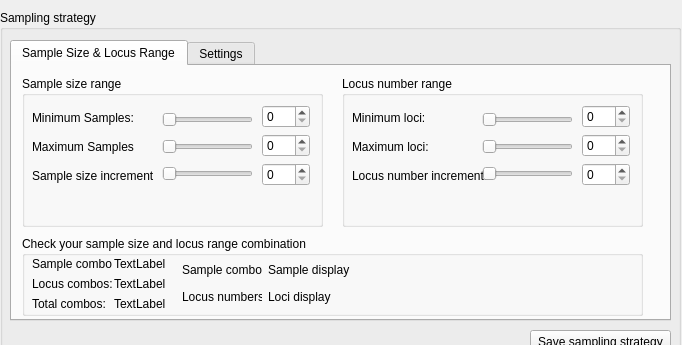
      <widget class="QWidget" name="page_8">
       <property name="geometry">
        <rect>
         <x>0</x>
         <y>0</y>
         <width>682</width>
         <height>345</height>
        </rect>
       </property>
       <attribute name="label">
        <string>Step 5 - Create / modify sampling strategy</string>
       </attribute>
       <widget class="QGroupBox" name="groupBox_28">
        <property name="geometry">
         <rect>
          <x>0</x>
          <y>10</y>
          <width>681</width>
          <height>351</height>
         </rect>
        </property>
        <property name="title">
         <string>Sampling strategy</string>
        </property>
        <widget class="QPushButton" name="pushButton_9">
         <property name="geometry">
          <rect>
           <x>530</x>
           <y>320</y>
           <width>141</width>
           <height>23</height>
          </rect>
         </property>
         <property name="text">
          <string>Save sampling strategy</string>
         </property>
        </widget>
        <widget class="QTabWidget" name="tabWidget_4">
         <property name="geometry">
          <rect>
           <x>10</x>
           <y>30</y>
           <width>661</width>
           <height>281</height>
          </rect>
         </property>
         <property name="currentIndex">
          <number>0</number>
         </property>
         <widget class="QWidget" name="tab_5">
          <attribute name="title">
           <string>Sample Size &amp;&amp; Locus Range</string>
          </attribute>
          <widget class="QGroupBox" name="groupBox_29">
           <property name="geometry">
            <rect>
             <x>10</x>
             <y>10</y>
             <width>301</width>
             <height>151</height>
            </rect>
           </property>
           <property name="title">
            <string>Sample size range</string>
           </property>
           <widget class="QWidget" name="layoutWidget_43">
            <property name="geometry">
             <rect>
              <x>10</x>
              <y>30</y>
              <width>130</width>
              <height>81</height>
             </rect>
            </property>
            <layout class="QVBoxLayout" name="verticalLayout_43">
             <item>
              <widget class="QLabel" name="label_61">
               <property name="text">
                <string>Minimum Samples:</string>
               </property>
              </widget>
             </item>
             <item>
              <widget class="QLabel" name="label_62">
               <property name="text">
                <string>Maximum Samples</string>
               </property>
              </widget>
             </item>
             <item>
              <widget class="QLabel" name="label_63">
               <property name="text">
                <string>Sample size increment</string>
               </property>
              </widget>
             </item>
            </layout>
           </widget>
           <widget class="QWidget" name="layoutWidget_44">
            <property name="geometry">
             <rect>
              <x>140</x>
              <y>30</y>
              <width>91</width>
              <height>81</height>
             </rect>
            </property>
            <layout class="QVBoxLayout" name="verticalLayout_44">
             <item>
              <widget class="QSlider" name="horizontalSlider_48">
               <property name="orientation">
                <enum>Qt::Horizontal</enum>
               </property>
              </widget>
             </item>
             <item>
              <widget class="QSlider" name="horizontalSlider_49">
               <property name="orientation">
                <enum>Qt::Horizontal</enum>
               </property>
              </widget>
             </item>
             <item>
              <widget class="QSlider" name="horizontalSlider_50">
               <property name="orientation">
                <enum>Qt::Horizontal</enum>
               </property>
              </widget>
             </item>
            </layout>
           </widget>
           <widget class="QWidget" name="layoutWidget_45">
            <property name="geometry">
             <rect>
              <x>240</x>
              <y>29</y>
              <width>48</width>
              <height>81</height>
             </rect>
            </property>
            <layout class="QVBoxLayout" name="verticalLayout_45">
             <item>
              <widget class="QSpinBox" name="spinBox_40"/>
             </item>
             <item>
              <widget class="QSpinBox" name="spinBox_41"/>
             </item>
             <item>
              <widget class="QSpinBox" name="spinBox_42"/>
             </item>
            </layout>
           </widget>
          </widget>
          <widget class="QGroupBox" name="groupBox_30">
           <property name="geometry">
            <rect>
             <x>330</x>
             <y>10</y>
             <width>301</width>
             <height>151</height>
            </rect>
           </property>
           <property name="title">
            <string>Locus number range</string>
           </property>
           <widget class="QWidget" name="layoutWidget_46">
            <property name="geometry">
             <rect>
              <x>10</x>
              <y>30</y>
              <width>145</width>
              <height>81</height>
             </rect>
            </property>
            <layout class="QVBoxLayout" name="verticalLayout_46">
             <item>
              <widget class="QLabel" name="label_64">
               <property name="text">
                <string>Minimum loci:</string>
               </property>
              </widget>
             </item>
             <item>
              <widget class="QLabel" name="label_65">
               <property name="text">
                <string>Maximum loci:</string>
               </property>
              </widget>
             </item>
             <item>
              <widget class="QLabel" name="label_66">
               <property name="text">
                <string>Locus number increment:</string>
               </property>
              </widget>
             </item>
            </layout>
           </widget>
           <widget class="QWidget" name="layoutWidget_47">
            <property name="geometry">
             <rect>
              <x>140</x>
              <y>30</y>
              <width>91</width>
              <height>81</height>
             </rect>
            </property>
            <layout class="QVBoxLayout" name="verticalLayout_47">
             <item>
              <widget class="QSlider" name="horizontalSlider_51">
               <property name="orientation">
                <enum>Qt::Horizontal</enum>
               </property>
              </widget>
             </item>
             <item>
              <widget class="QSlider" name="horizontalSlider_52">
               <property name="orientation">
                <enum>Qt::Horizontal</enum>
               </property>
              </widget>
             </item>
             <item>
              <widget class="QSlider" name="horizontalSlider_53">
               <property name="orientation">
                <enum>Qt::Horizontal</enum>
               </property>
              </widget>
             </item>
            </layout>
           </widget>
           <widget class="QWidget" name="layoutWidget_48">
            <property name="geometry">
             <rect>
              <x>240</x>
              <y>29</y>
              <width>48</width>
              <height>81</height>
             </rect>
            </property>
            <layout class="QVBoxLayout" name="verticalLayout_48">
             <item>
              <widget class="QSpinBox" name="spinBox_43"/>
             </item>
             <item>
              <widget class="QSpinBox" name="spinBox_44"/>
             </item>
             <item>
              <widget class="QSpinBox" name="spinBox_45"/>
             </item>
            </layout>
           </widget>
          </widget>
          <widget class="QGroupBox" name="groupBox_8">
           <property name="geometry">
            <rect>
             <x>10</x>
             <y>170</y>
             <width>621</width>
             <height>80</height>
            </rect>
           </property>
           <property name="title">
            <string>Check your sample size and locus range combination</string>
           </property>
           <widget class="QWidget" name="layoutWidget">
            <property name="geometry">
             <rect>
              <x>10</x>
              <y>20</y>
              <width>134</width>
              <height>15</height>
             </rect>
            </property>
            <layout class="QHBoxLayout" name="horizontalLayout_2">
             <item>
              <widget class="QLabel" name="label_18">
               <property name="minimumSize">
                <size>
                 <width>80</width>
                 <height>0</height>
                </size>
               </property>
               <property name="maximumSize">
                <size>
                 <width>80</width>
                 <height>16777215</height>
                </size>
               </property>
               <property name="text">
                <string>Sample combos:</string>
               </property>
              </widget>
             </item>
             <item>
              <widget class="QLabel" name="label_25">
               <property name="text">
                <string>TextLabel</string>
               </property>
              </widget>
             </item>
            </layout>
           </widget>
           <widget class="QWidget" name="layoutWidget">
            <property name="geometry">
             <rect>
              <x>10</x>
              <y>40</y>
              <width>134</width>
              <height>16</height>
             </rect>
            </property>
            <layout class="QHBoxLayout" name="horizontalLayout_7">
             <item>
              <widget class="QLabel" name="label_19">
               <property name="minimumSize">
                <size>
                 <width>80</width>
                 <height>0</height>
                </size>
               </property>
               <property name="maximumSize">
                <size>
                 <width>80</width>
                 <height>16777215</height>
                </size>
               </property>
               <property name="text">
                <string>Locus combos:</string>
               </property>
              </widget>
             </item>
             <item>
              <widget class="QLabel" name="label_26">
               <property name="text">
                <string>TextLabel</string>
               </property>
              </widget>
             </item>
            </layout>
           </widget>
           <widget class="QWidget" name="layoutWidget">
            <property name="geometry">
             <rect>
              <x>10</x>
              <y>60</y>
              <width>134</width>
              <height>16</height>
             </rect>
            </property>
            <layout class="QHBoxLayout" name="horizontalLayout_8">
             <item>
              <widget class="QLabel" name="label_20">
               <property name="minimumSize">
                <size>
                 <width>80</width>
                 <height>0</height>
                </size>
               </property>
               <property name="maximumSize">
                <size>
                 <width>80</width>
                 <height>16777215</height>
                </size>
               </property>
               <property name="text">
                <string>Total combos:</string>
               </property>
              </widget>
             </item>
             <item>
              <widget class="QLabel" name="label_27">
               <property name="text">
                <string>TextLabel</string>
               </property>
              </widget>
             </item>
            </layout>
           </widget>
           <widget class="QWidget" name="layoutWidget">
            <property name="geometry">
             <rect>
              <x>160</x>
              <y>26</y>
              <width>451</width>
              <height>16</height>
             </rect>
            </property>
            <layout class="QHBoxLayout" name="horizontalLayout_9">
             <item>
              <widget class="QLabel" name="label_21">
               <property name="minimumSize">
                <size>
                 <width>80</width>
                 <height>0</height>
                </size>
               </property>
               <property name="maximumSize">
                <size>
                 <width>80</width>
                 <height>16777215</height>
                </size>
               </property>
               <property name="text">
                <string>Sample combos:</string>
               </property>
              </widget>
             </item>
             <item>
              <widget class="QLabel" name="label_23">
               <property name="text">
                <string>Sample display</string>
               </property>
              </widget>
             </item>
            </layout>
           </widget>
           <widget class="QWidget" name="layoutWidget">
            <property name="geometry">
             <rect>
              <x>160</x>
              <y>53</y>
              <width>451</width>
              <height>16</height>
             </rect>
            </property>
            <layout class="QHBoxLayout" name="horizontalLayout_33">
             <item>
              <widget class="QLabel" name="label_22">
               <property name="minimumSize">
                <size>
                 <width>80</width>
                 <height>0</height>
                </size>
               </property>
               <property name="maximumSize">
                <size>
                 <width>80</width>
                 <height>16777215</height>
                </size>
               </property>
               <property name="text">
                <string>Locus numbers:</string>
               </property>
              </widget>
             </item>
             <item>
              <widget class="QLabel" name="label_24">
               <property name="text">
                <string>Loci display</string>
               </property>
              </widget>
             </item>
            </layout>
           </widget>
          </widget>
         </widget>
         <widget class="QWidget" name="tab_9">
          <attribute name="title">
           <string>Settings</string>
          </attribute>
         </widget>
        </widget>
       </widget>
      </widget>
